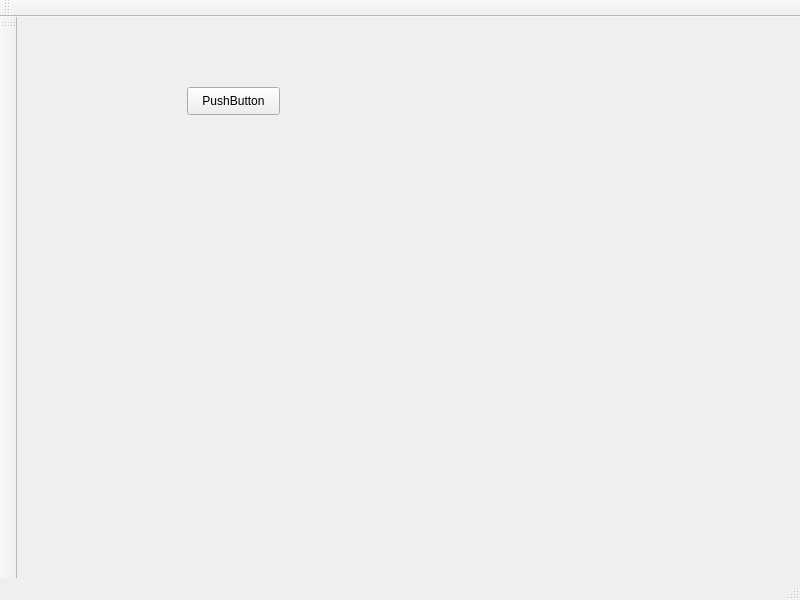
<?xml version="1.0" encoding="UTF-8"?>
<ui version="4.0">
 <class>MainWindow</class>
 <widget class="QMainWindow" name="MainWindow">
  <property name="geometry">
   <rect>
    <x>0</x>
    <y>0</y>
    <width>800</width>
    <height>600</height>
   </rect>
  </property>
  <property name="windowTitle">
   <string>MainWindow</string>
  </property>
  <widget class="QWidget" name="centralwidget">
   <widget class="QPushButton" name="pushButton">
    <property name="geometry">
     <rect>
      <x>170</x>
      <y>70</y>
      <width>93</width>
      <height>28</height>
     </rect>
    </property>
    <property name="text">
     <string>PushButton</string>
    </property>
   </widget>
  </widget>
  <widget class="QMenuBar" name="menubar">
   <property name="geometry">
    <rect>
     <x>0</x>
     <y>0</y>
     <width>800</width>
     <height>26</height>
    </rect>
   </property>
  </widget>
  <widget class="QToolBar" name="toolBar">
   <property name="windowTitle">
    <string>toolBar</string>
   </property>
   <attribute name="toolBarArea">
    <enum>LeftToolBarArea</enum>
   </attribute>
   <attribute name="toolBarBreak">
    <bool>false</bool>
   </attribute>
  </widget>
  <widget class="QStatusBar" name="statusBar"/>
  <widget class="QToolBar" name="toolBar_2">
   <property name="windowTitle">
    <string>toolBar_2</string>
   </property>
   <attribute name="toolBarArea">
    <enum>TopToolBarArea</enum>
   </attribute>
   <attribute name="toolBarBreak">
    <bool>false</bool>
   </attribute>
  </widget>
 </widget>
 <resources/>
 <connections/>
</ui>
